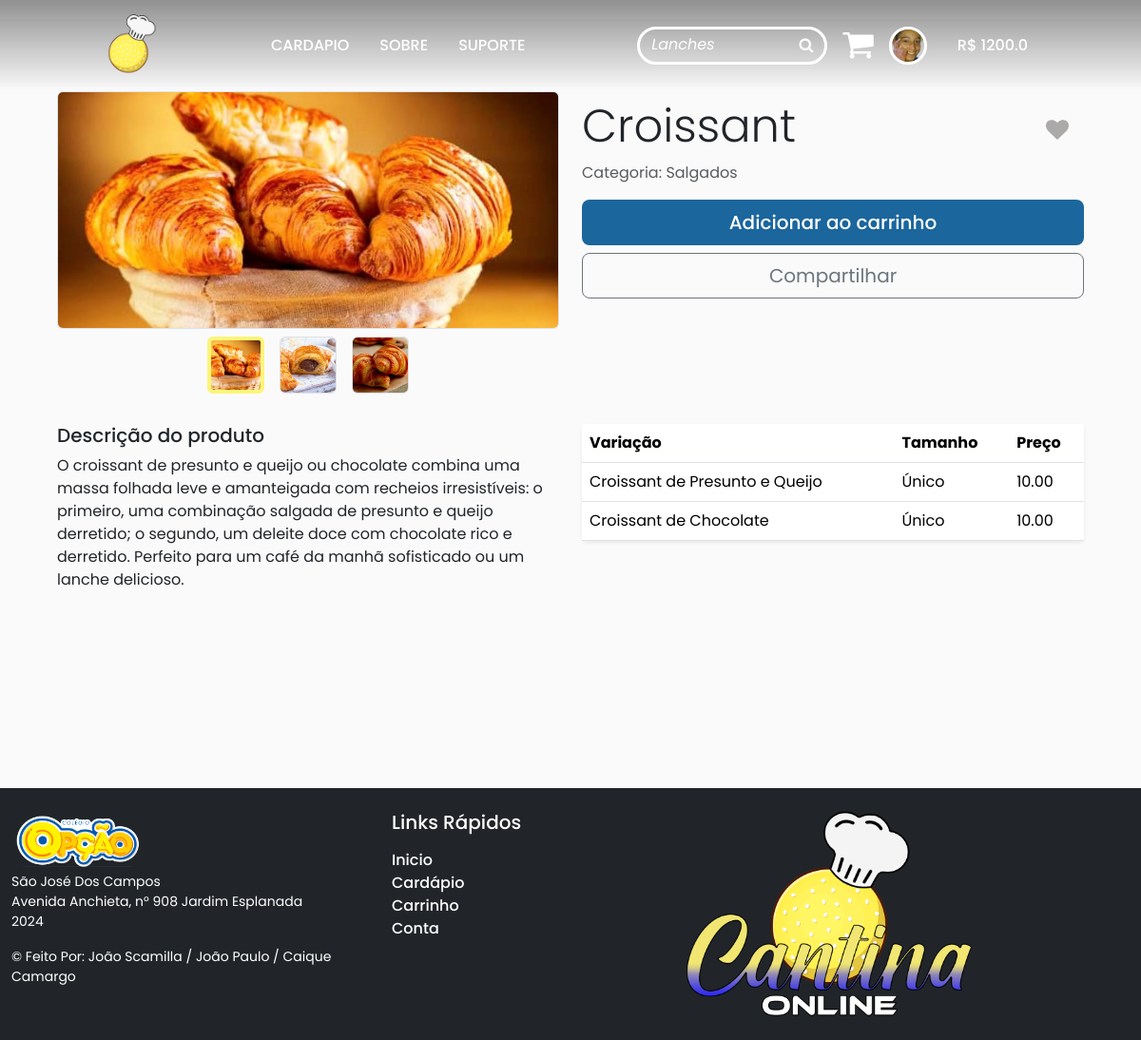
The app's page /Produtos/exibir/5 (signed in) with its own data.
### tables this page shows
CREATE TABLE `produtos` (
  `id` int(11) NOT NULL,
  `nome` varchar(40) NOT NULL,
  `id_categoria` int(11) NOT NULL,
  `descricao` text DEFAULT NULL,
  `status` enum('Disponível','Indisponível') NOT NULL DEFAULT 'Disponível'
);

CREATE TABLE `categorias_produtos` (
  `id` int(11) NOT NULL,
  `nome` varchar(25) NOT NULL
);

CREATE TABLE `precos_produtos` (
  `id` int(11) NOT NULL,
  `id_variedade` int(11) NOT NULL,
  `id_tamanho` int(11) NOT NULL,
  `preco` decimal(5,2) NOT NULL
);

CREATE TABLE `variedades_produtos` (
  `id` int(11) NOT NULL,
  `id_produto` int(11) NOT NULL,
  `nome` varchar(40) NOT NULL,
  `status` enum('Disponível','Indisponível') NOT NULL DEFAULT 'Disponível'
);

CREATE TABLE `tamanhos_produtos` (
  `id` int(11) NOT NULL,
  `nome` varchar(20) NOT NULL
);

### app/core/Controller.php (called while the page is built, shortened)
<?php
class Controller
{
    public function loadingTemplate($nameView, $dadosModel = array())
    {
        require './app/views/client/template.php';
    }
    public function loadingView($nameView, $dadosModel = array())
    {
        extract($dadosModel);
        require './app/views/client/'.$nameView.'.php';
    }
}

### index.php (called while the page is built, shortened)
<?php
$c = new Core();

### app/scripts/DirUrl.php (called while the page is built)
<?php
$u = new \app\classes\Utility;
$diretorio = $u->getUrl();

### app/classes/Utility.php (called while the page is built, shortened)
<?php
class Utility
{
    public function getUrl()
    {
        $url = $_SERVER['REQUEST_URI'];
        $nome = 'CantinaOnline+';
        $pos = strpos($url, $nome);
        if ($pos !== false) {
            $diretorio = substr($url, 0, $pos + strlen($nome));
        }
        else{
            $pos2 = strpos(strtolower($url), strtolower($nome));
        }
        return $diretorio;
    }
}

### app/models/Produtos.php (called while the page is built, shortened)
<?php
class Produtos
{
    public function getProduto($id_produto)
    {
        $this->database = new \app\models\Database;
        $this->database->getConnection();
        $comando = "SELECT produtos.*, categorias_produtos.nome as nome_categoria, GROUP_CONCAT(DISTINCT imagens_produtos.imagem SEPARATOR ', ') AS imagens FROM produtos INNER JOIN categorias_produtos ON produtos.id_categoria = categorias_produtos.id INNER JOIN imagens_produtos ON produtos.id = imagens_produtos.id_produto  WHERE produtos.id = $id_produto and produtos.status = 'Disponível' ";
        $resultado = $this->database->select($comando);
        if (count($resultado) == 0) {
            $this->database->closeConnection();
            return false;
        } else {
            $comando2 = "SELECT  pp.id as id_preco,  vp.nome AS variedade_nome,  tp.nome AS tamanho_nome,  pp.preco FROM  variedades_produtos vp INNER JOIN precos_produtos pp ON vp.id = pp.id_variedade INNER JOIN tamanhos_produtos tp ON pp.id_tamanho = tp.id WHERE  vp.id_produto = $id_produto and vp.status = 'Disponível'";
            $resultado2 = $this->database->select($comando2);
            if ($resultado2) {
                $produtos = array(
                    "tabela1" => $resultado[0],
                    "tabela2" => $resultado2
                );
            } else {
                $produtos = array(
                    "tabela1" => $resultado[0],
                    "tabela2" => null
                );
            }
            return $produtos;
        }
    }
}

### app/models/Database.php (called while the page is built, shortened)
<?php
class Database
{
    private $host = 'localhost';
    private $dbName = 'cantinaonline';
    private $username = 'root';
    private $password = '';
    private $conn = null;
    public function getConnection()
    {
        if ($this->conn == null) {
            try {
                $this->conn = new \PDO("mysql:host=" . $this->host . ";dbname=" . $this->dbName, $this->username, $this->password);
                $this->conn->exec("set names utf8");
            } catch (\PDOException $exception) {
                echo "Erro de conexão: " . $exception->getMessage();
            }
        }
        return $this->conn;
    }
    public function select($comando)
    {
        try{
            $sql = $this->conn->prepare($comando);
            $sql->execute();
            return $sql->fetchAll(\PDO::FETCH_ASSOC);
        }
        catch (\PDOException $e){
            return false;
            }
    }
    public function closeConnection()
    {
        $this->conn = null;
    }
}

### app/views/client/vw_produto.php (the view, shortened to what this page needs)
<?php
require './app/scripts/DirUrl.php';
$imagens = explode(", ", $produto['tabela1']['imagens']);
?>
<div class="m-5">
    <div class="container py-5">
        <div class="row">
            <div class="col-md-6 d-flex flex-column justify-content-between">
                <img src="<?php echo $diretorio . "/media/products/" . $imagens[0] ?>" id="img-product"
                    class="border rounded ">
                <div class="d-flex justify-content-center overflow-x-auto">
                    <?php
                    for ($c = 0; $c < count($imagens); $c++) {
                        echo '<img src="' . $diretorio . '/media/products/' . $imagens[$c] . '"';
                        if ($c == 0) {
                            echo ' class="mx-2 my-2 img-product-preview border rounded img-selected">';
                        } else {
                            echo ' class="mx-2 my-2 img-product-preview border rounded">';
                        }
                    }
                    ?>
                </div>
            </div>
            <div class="col-md-6 mt-2 ">
                <div class="d-flex justify-content-between">
                    <h1 class="display-5 text-custom"><?php echo $produto['tabela1']['nome'] ?></h1>
                    <?php
                    $existe = false;
                    if ($existe) {
                        echo "<button class='heart-favorite border-0 btn m-1' data-idproduto='" . $produto['tabela1']['id'] . "'>
                        <i class='fa fa-heart'></i>
                            </button>";
                    } else {
                        echo "<button class='heart border-0 btn m-1' data-idproduto='" . $produto['tabela1']['id'] . "'>
                        <i class='fa fa-heart'></i>
                            </button>";
                    }
                    ?>
                </div>
                <p class="text-muted text-custom">Categoria: <?php echo $produto['tabela1']['nome_categoria'] ?></p>
                <div class="d-grid gap-2">
                    <button class="btn btn-custom-blue btn-lg" data-bs-toggle="modal"
                        data-bs-target="#modal-addcarrinho">Adicionar ao carrinho</button>
                    <button class="btn btn-outline-secondary btn-lg backgroundCompartilhar text-custom"
                        id="copy-link-btn">Compartilhar</button>
                    <div class="d-flex justify-content-center" id="feedback"></div>
                </div>
            </div>
        </div>
        <div class="row flex-wrap mt-4">
            <div class="col-12 col-md-6 mb-4 mb-md-0">
                <h2 class="h5 text-custom">Descrição do produto</h2>
                <p class="text-custom"><?php echo $produto['tabela1']['descricao'] ?></p>
            </div>
            <div class="col-12 col-md-6">
                <table class="table rounded shadow-sm">
                    <thead>
                        <tr>
                            <th scope="col" class="background text-custom">Variação</th>
                            <th scope="col" class="background text-custom">Tamanho</th>
                            <th scope="col" class="background text-custom">Preço</th>
                        </tr>
                    </thead>
                    <tbody>
                        <?php
                        if ($produto['tabela2'] == null) {
                            echo '<tr><td colspan="3">Nenhuma variação disponível</td></tr>';
                        } else {
                            foreach ($produto['tabela2'] as $variedade) {
                                echo "
            <tr>
              <td class='background text-custom'>{$variedade['variedade_nome']}</td>
              <td class='background text-custom'>{$variedade['tamanho_nome']}</td>
              <td class='background text-custom'>{$variedade['preco']}</td>
            </tr>";
                            }
                        }
                        ?>
                    </tbody>
                </table>
            </div>
        </div>
    </div>
</div>

### public/assets/style/basic/elements.css (style rules this page uses)
* { margin: 0px; padding: 0px; font-family: 'Poppins', sans-serif; }
.btn-custom-blue { font-weight: 450; }
.heart { font-size: 1.5rem; color: rgb(172, 169, 169); cursor: pointer; }

### public/assets/style/cardapio/cardapio.css (style rules this page uses)
#img-product { height: 250px; width: 100%; object-fit: cover; object-position: center; }
.img-product-preview { height: 60px; width: 60px; object-fit: cover; object-position: center; }
#feedback { height: 10px; }

### public/assets/style/tema/claro.css (style rules this page uses)
body { background-color: #fafafa; }
.btn-custom-blue { background-color: #1b669c; color: #ffffff; }
.img-selected { border: 4px solid #fdf57b !important; }
.background { background-color: #ffffff; }

### records on screen
produtos: nome "Croissant", id_categoria.nome "Salgados", descricao "O croissant de presunto e queijo ou chocolate combina uma massa folhada leve e amanteigada com recheios irresistíveis: o primeiro, uma combinação salgada de presunto e queijo derretido; o segundo, um deleite doce com chocolate rico e derretido. Perfeito para um café da manhã sofisticado ou um lanche delicioso."
precos_produtos: id_variedade.nome "Croissant de Presunto e Queijo", id_tamanho.nome "Único", preco "10.00"
precos_produtos: id_variedade.nome "Croissant de Chocolate", id_tamanho.nome "Único", preco "10.00"

### other values on screen
$_SESSION['saldo'] "1200.0"
